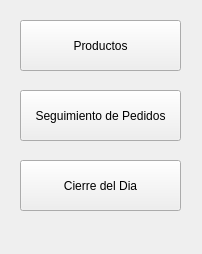
<?xml version="1.0" encoding="UTF-8"?>
<ui version="4.0">
 <class>MenuAdminLocal</class>
 <widget class="QMainWindow" name="MenuAdminLocal">
  <property name="geometry">
   <rect>
    <x>0</x>
    <y>0</y>
    <width>202</width>
    <height>254</height>
   </rect>
  </property>
  <property name="windowTitle">
   <string>Foud Court</string>
  </property>
  <widget class="QWidget" name="centralwidget">
   <widget class="QPushButton" name="btnCierre">
    <property name="geometry">
     <rect>
      <x>20</x>
      <y>160</y>
      <width>161</width>
      <height>51</height>
     </rect>
    </property>
    <property name="text">
     <string>Cierre del Dia</string>
    </property>
   </widget>
   <widget class="QPushButton" name="btnProductos">
    <property name="geometry">
     <rect>
      <x>20</x>
      <y>20</y>
      <width>161</width>
      <height>51</height>
     </rect>
    </property>
    <property name="text">
     <string>Productos</string>
    </property>
   </widget>
   <widget class="QPushButton" name="btnSeguimiento">
    <property name="geometry">
     <rect>
      <x>20</x>
      <y>90</y>
      <width>161</width>
      <height>51</height>
     </rect>
    </property>
    <property name="text">
     <string>Seguimiento de Pedidos</string>
    </property>
   </widget>
  </widget>
 </widget>
 <resources/>
 <connections/>
</ui>
